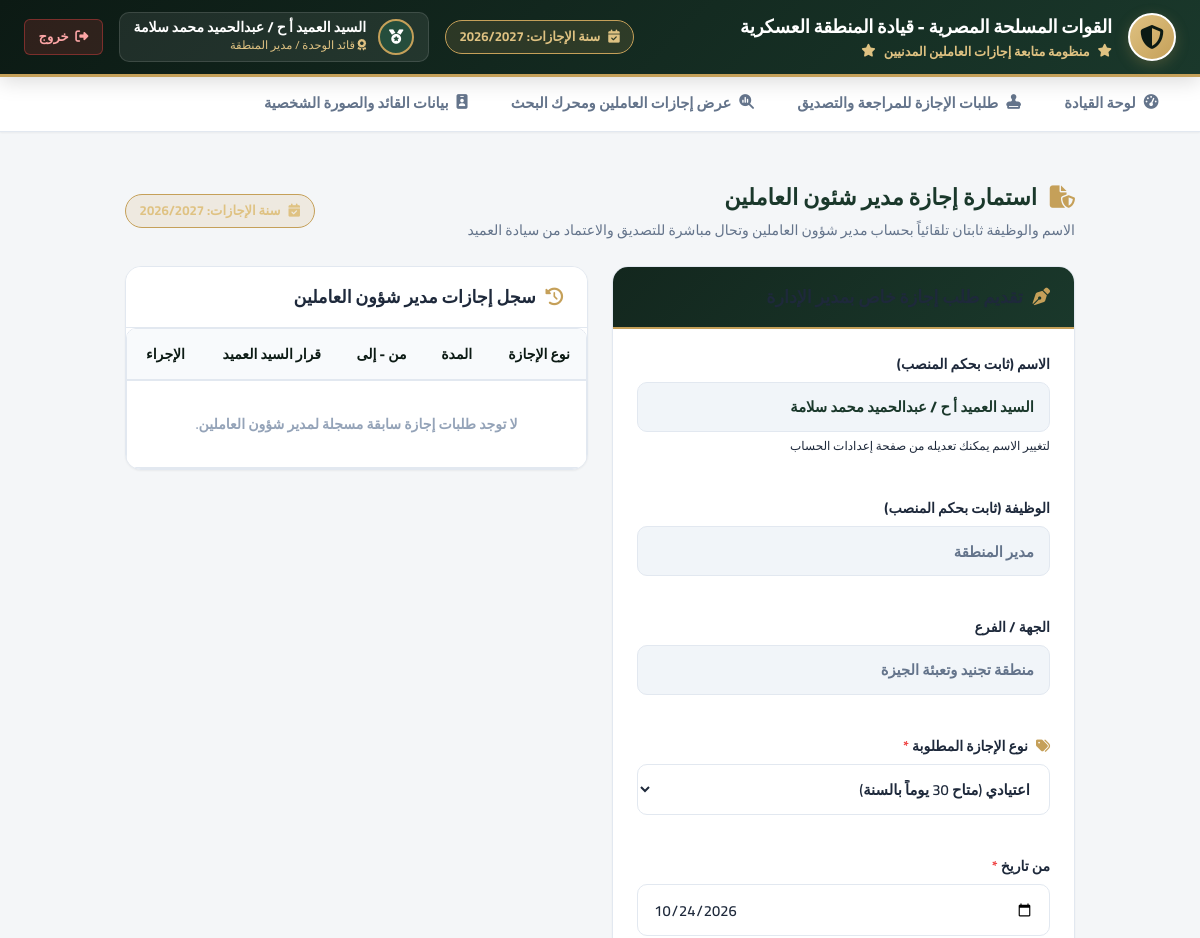
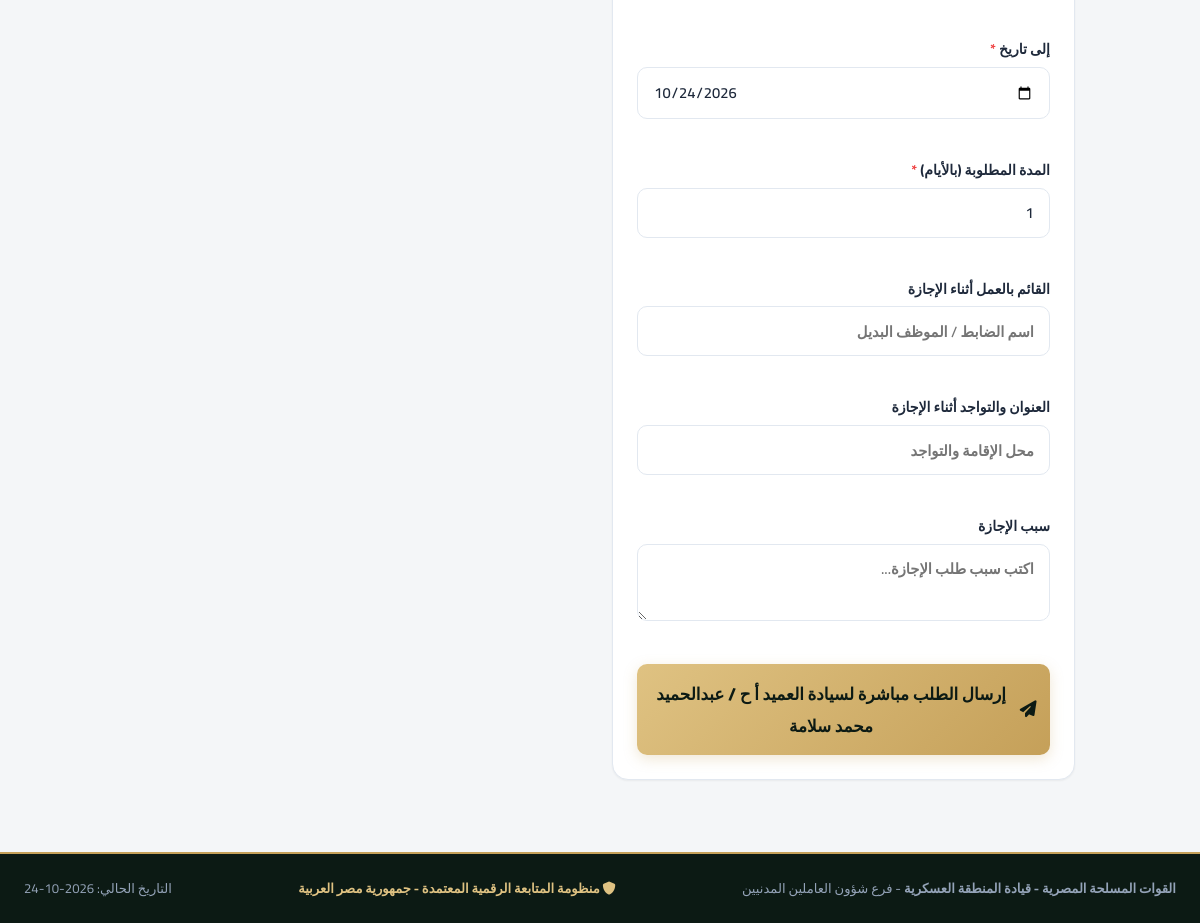
/hr/manager-leave/ (signed in), run on the app's committed database (2 pictures, top to bottom).
### leaves_management/models.py (models this page shows, shortened)
class UserProfile(models.Model):
    ROLE_CHOICES = [
        ('worker', 'العامل المدني'),
        ('hr_manager', 'مدير شئون العاملين'),
        ('commander', 'مدير المنطقة (العميد)'),
    ]
    user = models.OneToOneField(User, on_delete=models.CASCADE, related_name='profile')
    role = models.CharField(max_length=20, choices=ROLE_CHOICES, verbose_name="نوع الحساب")
    full_name = models.CharField(max_length=150, verbose_name="الاسم بالكامل")
    job_title = models.CharField(max_length=150, verbose_name="الوظيفة / المنصب")
    department = models.CharField(max_length=150, default="قيادة المنطقة العسكرية", verbose_name="القسم / الوحدة")
    phone = models.CharField(max_length=20, blank=True, verbose_name="رقم الهاتف")
    avatar = models.ImageField(upload_to='avatars/', null=True, blank=True, verbose_name="الصورة الشخصية")
    class Meta:
        verbose_name = "ملف المستخدم"
        verbose_name_plural = "ملفات المستخدمين"

### leaves_management/views.py (the view)
        def wrapper(request, *args, **kwargs):
            if not request.user.is_authenticated:
                return redirect('login')
            try:
                role = request.user.profile.role
            except Exception:
                role = 'worker'
            if role not in allowed_roles:
                messages.warning(request, 'عفواً، لا تملك الصلاحية للوصول إلى هذه الصفحة.')
                return redirect_by_role(request.user)
            return view_func(request, *args, **kwargs)

### templates/hr/manager_leave.html (shortened to what this page needs)
{% extends 'base.html' %}
{% block content %}
<div style="max-width: 950px; margin: 1.5rem auto;">
    <div style="display: flex; justify-content: space-between; align-items: center; flex-wrap: wrap; gap: 1rem; margin-bottom: 1.5rem;">
        <div>
            <h2 style="font-size: 1.4rem; font-weight: 900; color: var(--mil-green);">
                <i class="fa-solid fa-file-shield" style="color: var(--mil-gold); margin-left: 0.5rem;"></i>
                استمارة إجازة مدير شئون العاملين
            </h2>
            <p style="color: var(--text-secondary); font-size: 0.88rem; margin-top: 0.25rem;">
                الاسم والوظيفة ثابتان تلقائياً بحساب مدير شؤون العاملين وتحال مباشرة للتصديق والاعتماد من سيادة العميد
            </p>
        </div>
        <div class="leave-year-badge">
            <i class="fa-solid fa-calendar-check"></i>
            <span>سنة الإجازات: <strong>{{ current_leave_year }}</strong></span>
        </div>
    </div>
    <div style="display: grid; grid-template-columns: repeat(auto-fit, minmax(350px, 1fr)); gap: 1.5rem; align-items: start;">
        <div class="mil-card">
            <div class="mil-card-header military-theme">
                <div class="mil-card-title">
                    <i class="fa-solid fa-pen-nib"></i>
                </div>
            </div>
            <div class="mil-card-body">
                <form method="POST" action="{% url 'hr_manager_leave' %}">
                    <div class="form-grid">
                        <div class="form-group full-width">
                            <label class="form-label">الاسم (ثابت بحكم المنصب)</label>
                            <input type="text" class="form-control" readonly value="{{ manager_profile.full_name }}" style="background: #f1f5f9; font-weight: 800; color: var(--mil-green);">
                            <small class="text-muted" style="font-size: 0.75rem;">لتغيير الاسم يمكنك تعديله من صفحة إعدادات الحساب</small>
                        </div>
                        <div class="form-group">
                            <label class="form-label">الوظيفة (ثابت بحكم المنصب)</label>
                            <input type="text" class="form-control" readonly value="{{ manager_profile.job_title }}" style="background: #f1f5f9; font-weight: 800;">
                        </div>
                        <div class="form-group">
                            <label class="form-label">الجهة / الفرع</label>
                            <input type="text" class="form-control" readonly value="{{ manager_profile.department }}" style="background: #f1f5f9;">
                        </div>
                        <div class="form-group full-width">
                            <label class="form-label">
                                <i class="fa-solid fa-tags" style="color: var(--mil-gold); margin-left: 0.3rem;"></i>
                                نوع الإجازة المطلوبة <span class="required">*</span>
                            </label>
                            <select name="leave_type" id="mgr_leave_type" class="form-select" required>
                                <option value="regular">اعتيادي (متاح 30 يوماً بالسنة)</option>
                            </select>
                        </div>
                        <div class="form-group">
                            <label class="form-label">من تاريخ <span class="required">*</span></label>
                            <input type="date" name="start_date" id="mgr_start_date" class="form-control" required value="{{ today_date|date:'Y-m-d' }}">
                        </div>
                        <div class="form-group">
                            <label class="form-label">إلى تاريخ <span class="required">*</span></label>
                            <input type="date" name="end_date" id="mgr_end_date" class="form-control" required value="{{ today_date|date:'Y-m-d' }}">
                        </div>
                        <div class="form-group">
                            <label class="form-label">المدة المطلوبة (بالأيام) <span class="required">*</span></label>
                            <input type="number" name="days_count" id="mgr_days_count" class="form-control" min="1" value="1" required>
                        </div>
                        <div class="form-group">
                            <label class="form-label">القائم بالعمل أثناء الإجازة</label>
                            <input type="text" name="substitute_worker" class="form-control" placeholder="اسم الضابط / الموظف البديل">
                        </div>
                        <div class="form-group full-width">
                            <label class="form-label">العنوان والتواجد أثناء الإجازة</label>
                            <input type="text" name="address_during_leave" class="form-control" placeholder="محل الإقامة والتواجد">
                        </div>
                        <div class="form-group full-width">
                            <label class="form-label">سبب الإجازة</label>
                            <textarea name="reason" class="form-control" rows="2" placeholder="اكتب سبب طلب الإجازة..."></textarea>
                        </div>
                    </div>
                    <button type="submit" class="btn btn-gold" style="width: 100%; padding: 0.85rem; font-size: 1.05rem; margin-top: 1rem;">
                        <i class="fa-solid fa-paper-plane"></i>
                        إرسال الطلب مباشرة لسيادة العميد أ ح / عبدالحميد محمد سلامة
                    </button>
                </form>
            </div>
        </div>
        <div class="mil-card">
            <div class="mil-card-header">
                <div class="mil-card-title">
                    <i class="fa-solid fa-clock-rotate-left"></i>
                    سجل إجازات مدير شؤون العاملين
                </div>
            </div>
            <div class="mil-card-body" style="padding: 0;">
                <div class="table-responsive">
                    <table class="mil-table">
                        <thead>
                            <tr>
                                <th>نوع الإجازة</th>
                                <th>المدة</th>
                                <th>من - إلى</th>
                                <th>قرار السيد العميد</th>
                                <th>الإجراء</th>
                            </tr>
                        </thead>
                        <tbody>
                            {% if manager_requests %}
                                {% for r in manager_requests %}
                                <tr>
                                    <td><strong>{{ r.get_leave_type_display }}</strong></td>
                                    <td>{{ r.days_count }} يوم</td>
                                    <td>من {{ r.start_date|date:"Y-m-d" }} إلى {{ r.end_date|date:"Y-m-d" }}</td>
                                    <td>
                                        {% if r.commander_status == 'approved' %}
                                        <span class="badge badge-success"><i class="fa-solid fa-circle-check"></i> مصدق</span>
                                        {% elif r.commander_status == 'rejected' %}
                                        <span class="badge badge-danger"><i class="fa-solid fa-circle-xmark"></i> مرفوض</span>
                                        {% else %}
                                        <span class="badge badge-warning"><i class="fa-solid fa-hourglass-half"></i> بانتظار العميد</span>
                                        {% endif %}
                                    </td>
                                    <td>
                                        {% if r.commander_status == 'approved' %}
                                        <a href="{% url 'print_leave_order' r.id %}" target="_blank" class="btn btn-sm btn-outline">
                                            <i class="fa-solid fa-print"></i> أمر إجازة
                                        </a>
                                        {% else %}
                                        -
                                        {% endif %}
                                    </td>
                                </tr>
                                {% endfor %}
                            {% else %}
                                <tr>
                                    <td colspan="5" style="text-align: center; padding: 2rem; color: var(--text-muted);">
                                        لا توجد طلبات إجازة سابقة مسجلة لمدير شؤون العاملين.
                                    </td>
                                </tr>
                            {% endif %}
                        </tbody>
                    </table>
                </div>
            </div>
        </div>
    </div>
</div>
{% endblock %}

### templates/base.html (shortened to what this page needs)
<!DOCTYPE html>
<html lang="ar" dir="rtl">
<head>
    <link rel="stylesheet" href="https://cdnjs.cloudflare.com/ajax/libs/font-awesome/6.5.1/css/all.min.css">
    <link rel="stylesheet" href="/static/css/style.css">
</head>
<body>
    <header class="military-topbar">
        <div class="topbar-content">
            <div class="brand-section">
                <div class="eagle-emblem">
                    <i class="fa-solid fa-shield-halved"></i>
                </div>
                <div class="brand-titles">
                    <h1>{{ military_command }}</h1>
                    <div class="subtitle">
                        <i class="fa-solid fa-star"></i>
                        <span>{{ system_title }}</span>
                        <i class="fa-solid fa-star"></i>
                    </div>
                </div>
            </div>
            <div class="header-meta">
                <div class="leave-year-badge" title="السنة المالية والإجازات الرسمية (تبدأ من شهر 7 لشهر 7 في السنة التالية)">
                    <i class="fa-solid fa-calendar-check"></i>
                    <span>سنة الإجازات: <strong>{{ current_leave_year }}</strong></span>
                </div>
                {% if user.is_authenticated %}
                <div class="user-badge-header">
                    {% if user_profile and user_profile.avatar %}
                    <img src="{{ user_profile.avatar.url }}" alt="Avatar" class="user-avatar-sm">
                    {% else %}
                    <div class="user-avatar-sm">
                        {% if user_profile.role == 'commander' %}
                        <i class="fa-solid fa-medal"></i>
                        {% elif user_profile.role == 'hr_manager' %}
                        <i class="fa-solid fa-user-tie"></i>
                        {% else %}
                        <i class="fa-solid fa-id-card"></i>
                        {% endif %}
                    </div>
                    {% endif %}
                    <div class="user-meta-header">
                        <div class="name">{{ user_profile.full_name|default:user.username }}</div>
                        <div class="role-tag">
                            {% if user_profile.role == 'commander' %}
                            <i class="fa-solid fa-award"></i> قائد الوحدة / مدير المنطقة
                            {% elif user_profile.role == 'hr_manager' %}
                            <i class="fa-solid fa-briefcase"></i> مدير شؤون العاملين
                            {% else %}
                            <i class="fa-solid fa-users"></i> بوابة العامل المدني
                            {% endif %}
                        </div>
                    </div>
                </div>
                <a href="{% url 'logout' %}" class="btn-logout" title="تسجيل الخروج">
                    <i class="fa-solid fa-right-from-bracket"></i>
                    <span>خروج</span>
                </a>
                {% endif %}
            </div>
        </div>
    </header>
    {% if user.is_authenticated %}
    <nav class="military-nav">
        <div class="nav-container">
            {% if user_profile.role == 'worker' %}
                <a href="{% url 'worker_dashboard' %}" class="nav-link {% if request.resolver_match.url_name == 'worker_dashboard' %}active{% endif %}">
                    <i class="fa-solid fa-file-pen"></i>
                    <span>بوابة تقديم ومتابعة الإجازات</span>
                </a>
            {% elif user_profile.role == 'commander' %}
                <a href="{% url 'commander_dashboard' %}" class="nav-link {% if request.resolver_match.url_name == 'commander_dashboard' %}active{% endif %}">
                    <i class="fa-solid fa-gauge-high"></i>
                    <span>لوحة القيادة</span>
                </a>
                <a href="{% url 'commander_requests' %}" class="nav-link {% if request.resolver_match.url_name == 'commander_requests' %}active{% endif %}">
                    <i class="fa-solid fa-stamp"></i>
                    <span>طلبات الإجازة للمراجعة والتصديق</span>
                </a>
                <a href="{% url 'commander_all_leaves' %}" class="nav-link {% if request.resolver_match.url_name == 'commander_all_leaves' %}active{% endif %}">
                    <i class="fa-solid fa-magnifying-glass-chart"></i>
                    <span>عرض إجازات العاملين ومحرك البحث</span>
                </a>
                <a href="{% url 'commander_profile' %}" class="nav-link {% if request.resolver_match.url_name == 'commander_profile' %}active{% endif %}">
                    <i class="fa-solid fa-id-badge"></i>
                    <span>بيانات القائد والصورة الشخصية</span>
                </a>
            {% endif %}
        </div>
    </nav>
    {% endif %}
    <main class="main-wrapper">
        {% block content %}{% endblock %}
    </main>
    <footer class="military-footer">
        <div class="footer-content">
            <div>
                <strong>{{ military_command }}</strong> - {{ unit_branch }}
            </div>
            <div class="footer-creds">
                <i class="fa-solid fa-shield"></i> منظومة المتابعة الرقمية المعتمدة - جمهورية مصر العربية
            </div>
            <div>
                التاريخ الحالي: {{ today_date|date:"Y-m-d" }}
            </div>
        </div>
    </footer>
</body>
</html>

### data on the page
UserProfile: full_name "السيد العميد أ ح / عبدالحميد محمد سلامة", job_title "مدير المنطقة", department "منطقة تجنيد وتعبئة الجيزة"

### other printed values
{{ military_command }} "القوات المسلحة المصرية - قيادة المنطقة العسكرية"
{{ system_title }} "منظومة متابعة إجازات العاملين المدنيين"
{{ current_leave_year }} "2026/2027"
{{ unit_branch }} "فرع شؤون العاملين المدنيين"
{{ today_date|date:"Y-m-d" }} "2026-10-24"
